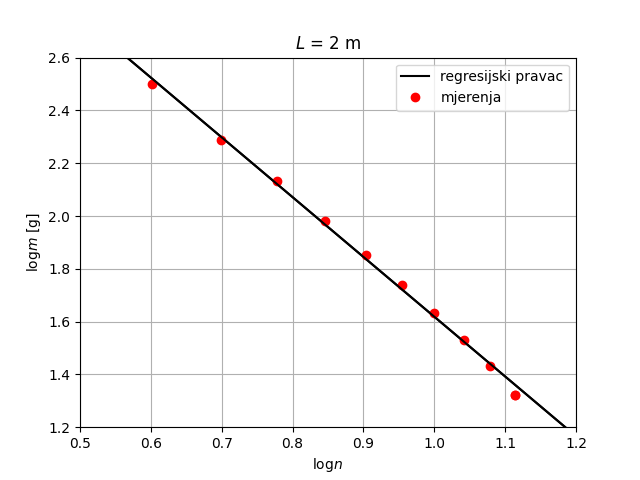

Source code (Python):
from turtle import color
import matplotlib.pyplot as plt
import numpy as np
import math

# Data for plotting
x = np.arange(0, 5, 0.1)
y = -2.264251275*x + 3.882823216

x1, y1 = (1.113943352, 1.322219295)
x2, y2 = (1.079181246, 1.431363764)
x3, y3 = (1.041392685, 1.531478917)
x4, y4 = (1, 1.633468456)
x5, y5 = (0.954242509, 1.740362689)
x6, y6 = (0.903089987, 1.851258349)
x7, y7 = (0.84509804, 1.982271233)
x8, y8 = (0.77815125, 2.133538908)
x9, y9 = (0.698970004, 2.28780173)
x10, y10 = (0.602059991, 2.499687083)


fig, ax = plt.subplots()
ax.plot(x, y, color='k')
plt.plot(x1, y1, 'ro')
plt.plot(x2, y2, 'ro')
plt.plot(x3, y3, 'ro')
plt.plot(x4, y4, 'ro')
plt.plot(x5, y5, 'ro')
plt.plot(x6, y6, 'ro')
plt.plot(x7, y7, 'ro')
plt.plot(x8, y8, 'ro')
plt.plot(x9, y9, 'ro')
plt.plot(x10, y10, 'ro')

ax.set(xlabel='log$n$', ylabel='log$m$ [g]')
ax.grid()

ax = plt.gca()
ax.set_xlim([0.5, 1.2])
ax.set_ylim([1.2, 2.6])

plt.plot(x, y, "-k", label="regresijski pravac")
plt.plot(x1, y1, "ro", label="mjerenja")
plt.legend(loc="upper right")
plt.title('$L$ = 2 m')

fig.savefig("vj1_log2.png")

plt.show()